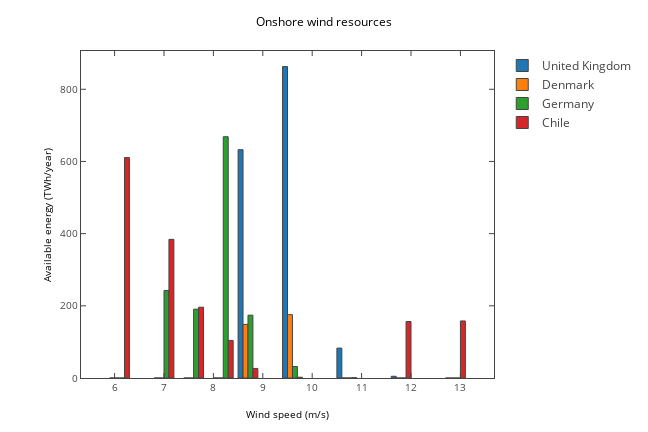

Write notebook code for a chart like this one.
### Markdown cell above
New plot with speeds

### Code cell
countries=['United Kingdom','Denmark','Germany','Chile']
mpl_fig = plt.figure(figsize=(9,6))
ax = mpl_fig.add_subplot(111)
x=[class2speed[i] for i in wind_res[countries[0]].keys()]
    
for i,country in enumerate(countries):
    y=wind_res[country].values()
    ax.bar(x,y,width=0.8)
ax.set_ylabel('Available energy (TWh/year)')
ax.set_xlabel('Wind speed (m/s)')
ax.set_title('Onshore wind resources')
plotly_fig = tls.mpl_to_plotly(mpl_fig)
for i,e in enumerate(plotly_fig['data']):
    e['name']=countries[i]
plotly_fig["layout"]["showlegend"] = True
plotly_fig["layout"]['hovermode']='x'
iplot(plotly_fig, filename='ons3')

### Figure 1 — Plotly figure (JSON) as saved in the notebook; plotly's stock layout.template omitted (floating-point values rounded to 4 significant figures)
{"data": [{"marker": {"color": "#1F77B4", "line": {"width": 1}}, "name": "United Kingdom", "opacity": 1, "orientation": "v", "type": "bar", "uid": "3de052c8-cf47-11e8-88f7-b00594f12df5", "x": [6.1, 7, 7.6, 8.2, 8.7, 9.6, 10.7, 11.8, 12.9], "xaxis": "x", "y": [0, 0, 0, 0, 632.6, 862.9, 82.85, 4.77, 0], "yaxis": "y"}, {"marker": {"color": "#FF7F0E", "line": {"width": 1}}, "name": "Denmark", "opacity": 1, "orientation": "v", "type": "bar", "uid": "3df0f626-cf47-11e8-a2d1-b00594f12df5", "x": [6.1, 7, 7.6, 8.2, 8.7, 9.6, 10.7, 11.8, 12.9], "xaxis": "x", "y": [0, 0, 0, 0, 148.6, 175.5, 0, 0, 0], "yaxis": "y"}, {"marker": {"color": "#2CA02C", "line": {"width": 1}}, "name": "Germany", "opacity": 1, "orientation": "v", "type": "bar", "uid": "3df4096e-cf47-11e8-a23a-b00594f12df5", "x": [6.1, 7, 7.6, 8.2, 8.7, 9.6, 10.7, 11.8, 12.9], "xaxis": "x", "y": [0, 242.5, 190.7, 668.5, 174.0, 31.79, 0, 0, 0], "yaxis": "y"}, {"marker": {"color": "#D62728", "line": {"width": 1}}, "name": "Chile", "opacity": 1, "orientation": "v", "type": "bar", "uid": "3df71ca8-cf47-11e8-87f3-b00594f12df5", "x": [6.1, 7, 7.6, 8.2, 8.7, 9.6, 10.7, 11.8, 12.9], "xaxis": "x", "y": [610.7, 384.1, 196.2, 104.1, 26.47, 2.135, 0.9379, 156.5, 158.1], "yaxis": "y"}], "layout": {"autosize": false, "height": 432, "hovermode": "x", "margin": {"b": 54, "l": 81, "pad": 0, "r": 64, "t": 51}, "showlegend": true, "title": "Onshore wind resources", "titlefont": {"color": "#000000", "size": 12}, "width": 648, "xaxis": {"anchor": "y", "domain": [0, 1], "mirror": "ticks", "nticks": 10, "range": [5.32, 13.68], "showgrid": false, "showline": true, "side": "bottom", "tickfont": {"size": 10}, "ticks": "inside", "title": "Wind speed (m/s)", "titlefont": {"color": "#000000", "size": 10}, "type": "linear", "zeroline": false}, "yaxis": {"anchor": "x", "domain": [0, 1], "mirror": "ticks", "nticks": 6, "range": [0, 906.0], "showgrid": false, "showline": true, "side": "left", "tickfont": {"size": 10}, "ticks": "inside", "title": "Available energy (TWh/year)", "titlefont": {"color": "#000000", "size": 10}, "type": "linear", "zeroline": false}}}
